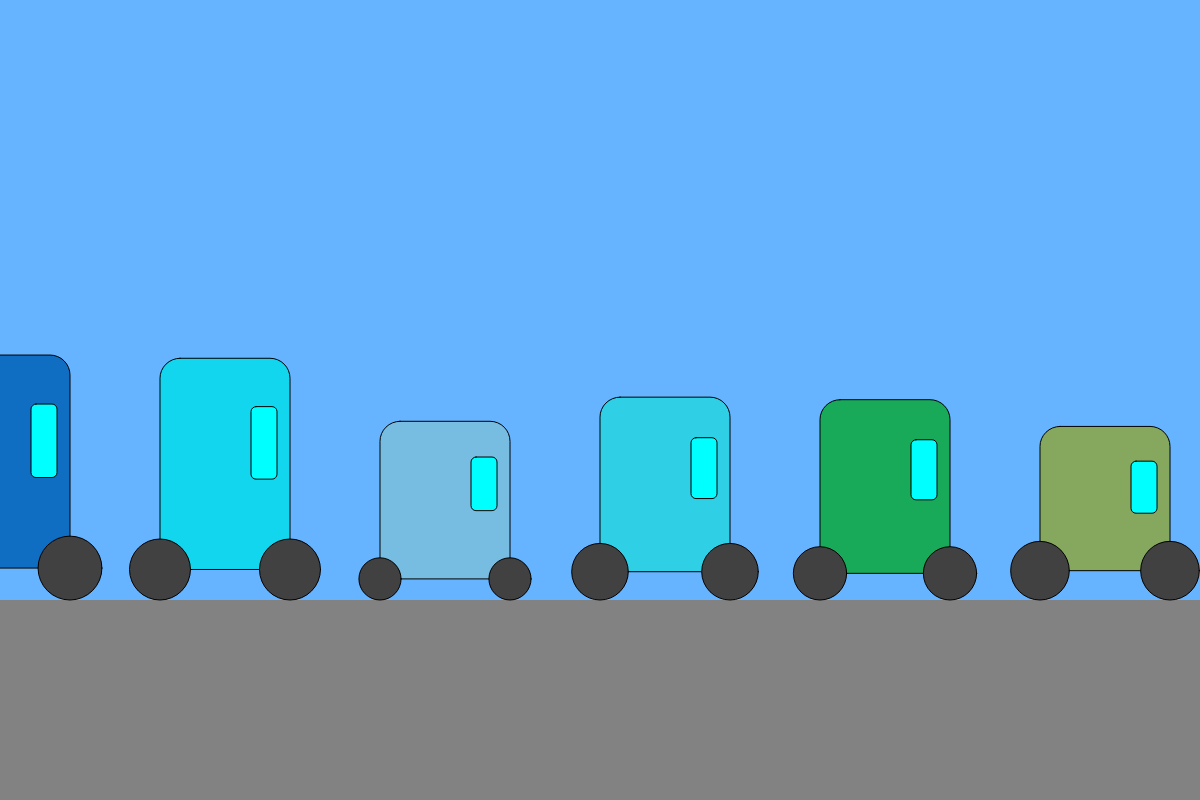
Frame 1 (no input)
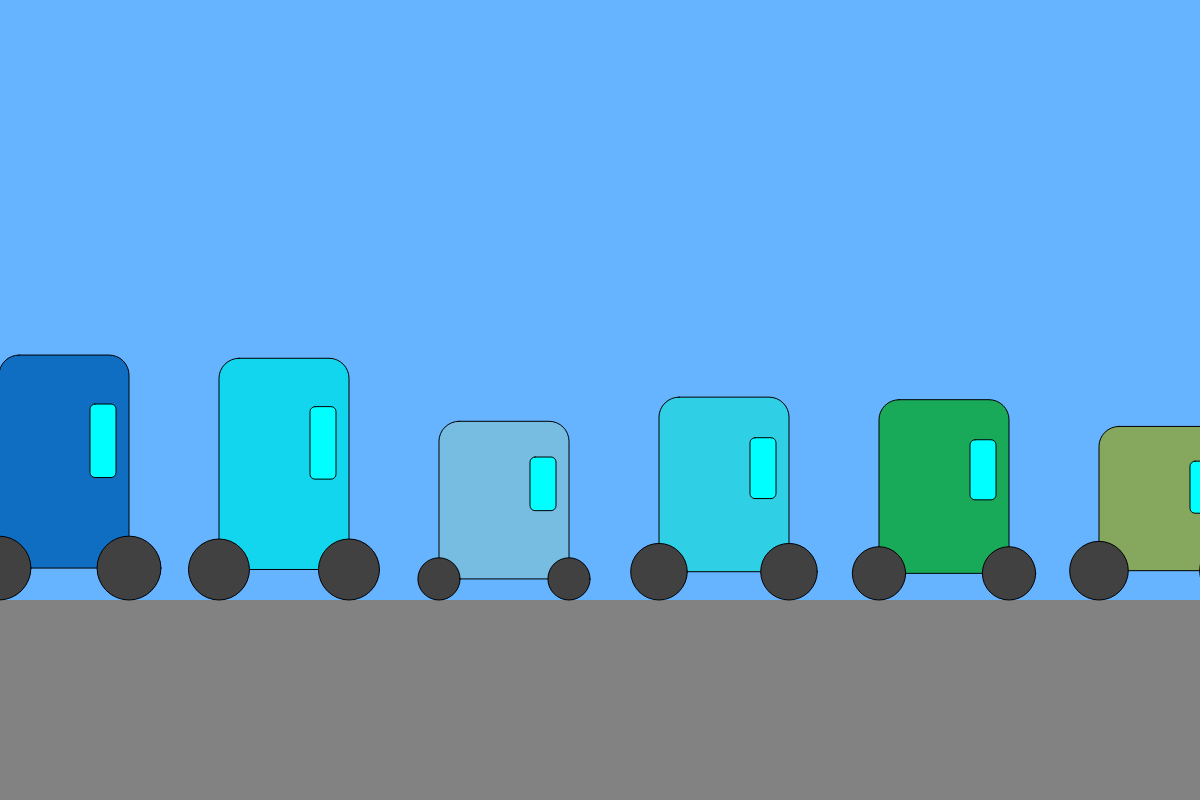
Frame 60 (no input)
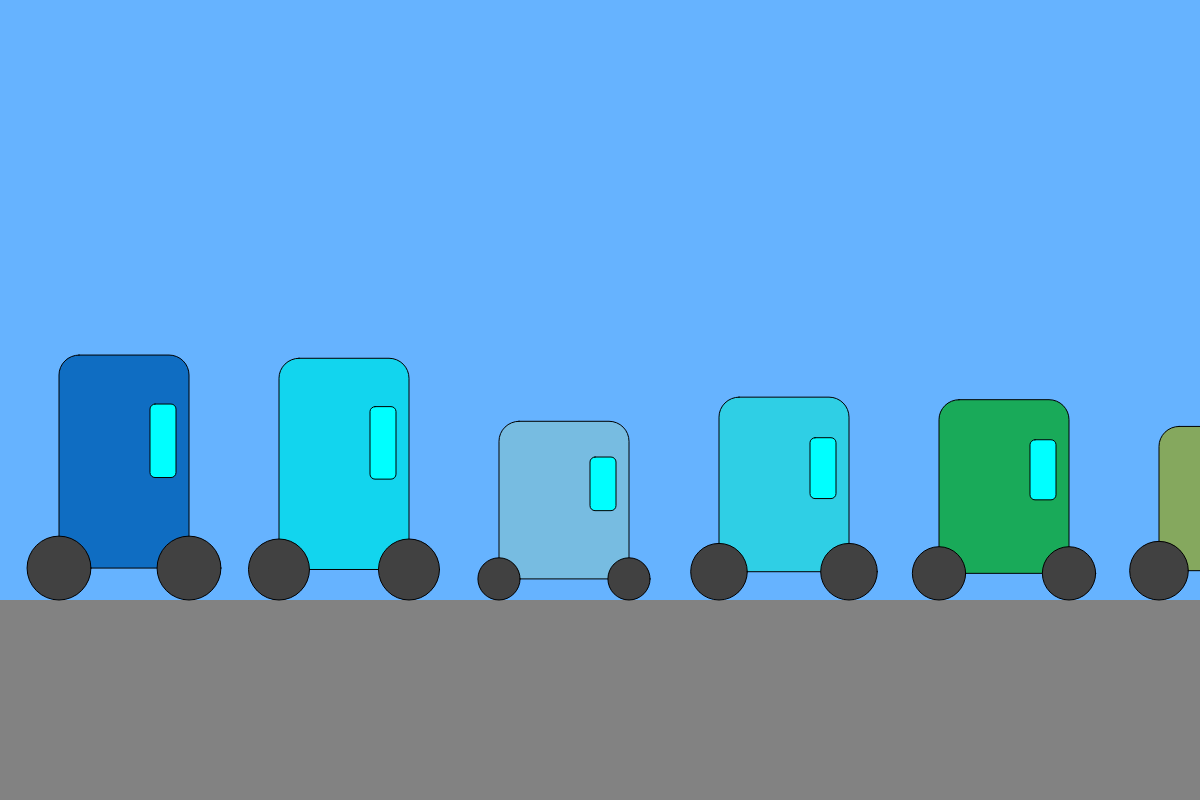
Frame 120 (the mouse pressed at the canvas centre since frame 60)

The p5.js sketch that drew these frames (run headless with seeded random() and noise() and a simulated clock; from frame 60 on, the mouse is pressed at the canvas centre):

// p5.js sketch
// ── sketch.js


var floorPos_y;
// var car;
var traffic;

function setup()
{

    createCanvas(1200,800);

    floorPos_y = 600;

    var incr = (width + 1000) /10

    traffic = []

    for (var i = 0; i < 10; i++ ) {

        var car = {x: -500 + incr * i, height:random(120,300), length: 130, wheelDia: random(40,70), color: color(random(0,255),random(0,255),random(0,255))};

        traffic.push(car)
    }

}

function draw()
{

    background(102,179,255);

    noStroke();
    fill(130);
    rect(0,floorPos_y,width, height - floorPos_y);

    for (var i = 0; i < traffic.length; i++) {
        renderCar(traffic[i]);

        traffic[i].x += 1

        if(traffic[i].x > width + 500)
        {
            traffic[i].x = -500;
        }
    }


}


function renderCar(_car)
{
    fill(_car.color);
    stroke(0);

    //draw the car's body
    rect(
        _car.x, floorPos_y - _car.height
        , _car.length
        , _car.height - _car.wheelDia/2,
        20);

    //draw the windscreen
    fill(0,255,255);
    rect(
        _car.x + _car.length * 0.7,
        floorPos_y - _car.height * 0.8,
        _car.length * 0.2,
        _car.height * 0.3,
        5);


    //draw the wheels
    fill(65);
    ellipse(
        _car.x,
        floorPos_y - _car.wheelDia/2,
        _car.wheelDia
    );

    ellipse(
        _car.x + _car.length,
        floorPos_y - _car.wheelDia/2,
        _car.wheelDia);
}
